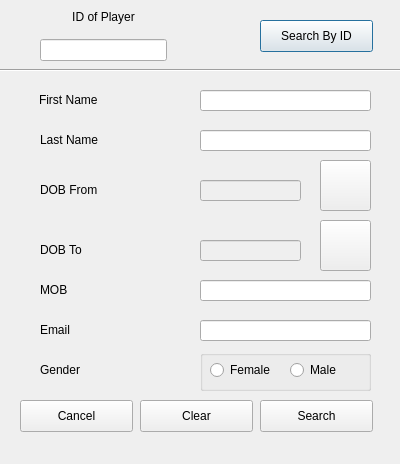
<?xml version="1.0" encoding="UTF-8"?>
<ui version="4.0">
 <class>Refine</class>
 <widget class="QDialog" name="Refine">
  <property name="geometry">
   <rect>
    <x>0</x>
    <y>0</y>
    <width>400</width>
    <height>464</height>
   </rect>
  </property>
  <property name="windowTitle">
   <string>Dialog</string>
  </property>
  <widget class="QLabel" name="label_3">
   <property name="geometry">
    <rect>
     <x>40</x>
     <y>180</y>
     <width>121</width>
     <height>20</height>
    </rect>
   </property>
   <property name="text">
    <string>DOB From</string>
   </property>
  </widget>
  <widget class="QLineEdit" name="lName">
   <property name="geometry">
    <rect>
     <x>200</x>
     <y>130</y>
     <width>171</width>
     <height>21</height>
    </rect>
   </property>
  </widget>
  <widget class="QLineEdit" name="email">
   <property name="geometry">
    <rect>
     <x>200</x>
     <y>320</y>
     <width>171</width>
     <height>21</height>
    </rect>
   </property>
  </widget>
  <widget class="QLabel" name="label_2">
   <property name="geometry">
    <rect>
     <x>40</x>
     <y>130</y>
     <width>121</width>
     <height>20</height>
    </rect>
   </property>
   <property name="text">
    <string>Last Name</string>
   </property>
  </widget>
  <widget class="QLabel" name="label_6">
   <property name="geometry">
    <rect>
     <x>40</x>
     <y>360</y>
     <width>121</width>
     <height>20</height>
    </rect>
   </property>
   <property name="text">
    <string>Gender</string>
   </property>
  </widget>
  <widget class="QPushButton" name="apply">
   <property name="geometry">
    <rect>
     <x>260</x>
     <y>400</y>
     <width>113</width>
     <height>32</height>
    </rect>
   </property>
   <property name="autoFillBackground">
    <bool>false</bool>
   </property>
   <property name="text">
    <string>Search</string>
   </property>
   <property name="autoDefault">
    <bool>false</bool>
   </property>
   <property name="default">
    <bool>true</bool>
   </property>
   <property name="flat">
    <bool>false</bool>
   </property>
  </widget>
  <widget class="QPushButton" name="cancel">
   <property name="geometry">
    <rect>
     <x>20</x>
     <y>400</y>
     <width>113</width>
     <height>32</height>
    </rect>
   </property>
   <property name="text">
    <string>Cancel</string>
   </property>
  </widget>
  <widget class="QLineEdit" name="fName">
   <property name="geometry">
    <rect>
     <x>200</x>
     <y>90</y>
     <width>171</width>
     <height>21</height>
    </rect>
   </property>
  </widget>
  <widget class="QLabel" name="label">
   <property name="geometry">
    <rect>
     <x>39</x>
     <y>90</y>
     <width>121</width>
     <height>20</height>
    </rect>
   </property>
   <property name="text">
    <string>First Name</string>
   </property>
  </widget>
  <widget class="QGroupBox" name="gender">
   <property name="geometry">
    <rect>
     <x>200</x>
     <y>350</y>
     <width>171</width>
     <height>41</height>
    </rect>
   </property>
   <property name="title">
    <string/>
   </property>
   <property name="alignment">
    <set>Qt::AlignCenter</set>
   </property>
   <widget class="QRadioButton" name="female">
    <property name="geometry">
     <rect>
      <x>10</x>
      <y>10</y>
      <width>71</width>
      <height>20</height>
     </rect>
    </property>
    <property name="text">
     <string>Female</string>
    </property>
   </widget>
   <widget class="QRadioButton" name="male">
    <property name="geometry">
     <rect>
      <x>90</x>
      <y>10</y>
      <width>71</width>
      <height>20</height>
     </rect>
    </property>
    <property name="text">
     <string>Male</string>
    </property>
   </widget>
  </widget>
  <widget class="QLineEdit" name="mob">
   <property name="geometry">
    <rect>
     <x>200</x>
     <y>280</y>
     <width>171</width>
     <height>21</height>
    </rect>
   </property>
  </widget>
  <widget class="QLabel" name="label_5">
   <property name="geometry">
    <rect>
     <x>40</x>
     <y>320</y>
     <width>121</width>
     <height>20</height>
    </rect>
   </property>
   <property name="text">
    <string>Email</string>
   </property>
  </widget>
  <widget class="QLabel" name="label_4">
   <property name="geometry">
    <rect>
     <x>40</x>
     <y>280</y>
     <width>121</width>
     <height>20</height>
    </rect>
   </property>
   <property name="text">
    <string>MOB</string>
   </property>
  </widget>
  <widget class="Line" name="line">
   <property name="geometry">
    <rect>
     <x>-3</x>
     <y>60</y>
     <width>411</width>
     <height>20</height>
    </rect>
   </property>
   <property name="orientation">
    <enum>Qt::Horizontal</enum>
   </property>
  </widget>
  <widget class="QPushButton" name="search">
   <property name="geometry">
    <rect>
     <x>260</x>
     <y>20</y>
     <width>113</width>
     <height>32</height>
    </rect>
   </property>
   <property name="autoFillBackground">
    <bool>false</bool>
   </property>
   <property name="text">
    <string>Search By ID</string>
   </property>
   <property name="autoDefault">
    <bool>false</bool>
   </property>
   <property name="default">
    <bool>true</bool>
   </property>
   <property name="flat">
    <bool>false</bool>
   </property>
  </widget>
  <widget class="QPushButton" name="clear">
   <property name="geometry">
    <rect>
     <x>140</x>
     <y>400</y>
     <width>113</width>
     <height>32</height>
    </rect>
   </property>
   <property name="autoFillBackground">
    <bool>true</bool>
   </property>
   <property name="text">
    <string>Clear</string>
   </property>
  </widget>
  <widget class="QLineEdit" name="dob">
   <property name="enabled">
    <bool>false</bool>
   </property>
   <property name="geometry">
    <rect>
     <x>200</x>
     <y>180</y>
     <width>101</width>
     <height>21</height>
    </rect>
   </property>
   <property name="acceptDrops">
    <bool>false</bool>
   </property>
  </widget>
  <widget class="QPushButton" name="cal">
   <property name="geometry">
    <rect>
     <x>320</x>
     <y>160</y>
     <width>51</width>
     <height>51</height>
    </rect>
   </property>
   <property name="styleSheet">
    <string notr="true">border-image: url(:/calendar-1559935_960_720.png);</string>
   </property>
   <property name="text">
    <string/>
   </property>
  </widget>
  <widget class="QWidget" name="layoutWidget">
   <property name="geometry">
    <rect>
     <x>40</x>
     <y>10</y>
     <width>127</width>
     <height>51</height>
    </rect>
   </property>
   <layout class="QVBoxLayout" name="verticalLayout">
    <item>
     <widget class="QLabel" name="label_7">
      <property name="text">
       <string>ID of Player</string>
      </property>
      <property name="alignment">
       <set>Qt::AlignHCenter|Qt::AlignTop</set>
      </property>
     </widget>
    </item>
    <item>
     <widget class="QLineEdit" name="id"/>
    </item>
   </layout>
  </widget>
  <widget class="QLabel" name="label_8">
   <property name="geometry">
    <rect>
     <x>40</x>
     <y>240</y>
     <width>121</width>
     <height>20</height>
    </rect>
   </property>
   <property name="text">
    <string>DOB To</string>
   </property>
  </widget>
  <widget class="QPushButton" name="cal_2">
   <property name="geometry">
    <rect>
     <x>320</x>
     <y>220</y>
     <width>51</width>
     <height>51</height>
    </rect>
   </property>
   <property name="styleSheet">
    <string notr="true">border-image: url(:/calendar-1559935_960_720.png);</string>
   </property>
   <property name="text">
    <string/>
   </property>
  </widget>
  <widget class="QLineEdit" name="dob_2">
   <property name="enabled">
    <bool>false</bool>
   </property>
   <property name="geometry">
    <rect>
     <x>200</x>
     <y>240</y>
     <width>101</width>
     <height>21</height>
    </rect>
   </property>
   <property name="acceptDrops">
    <bool>false</bool>
   </property>
  </widget>
 </widget>
 <tabstops>
  <tabstop>id</tabstop>
  <tabstop>search</tabstop>
  <tabstop>fName</tabstop>
  <tabstop>lName</tabstop>
  <tabstop>dob</tabstop>
  <tabstop>cal</tabstop>
  <tabstop>mob</tabstop>
  <tabstop>email</tabstop>
  <tabstop>female</tabstop>
  <tabstop>male</tabstop>
  <tabstop>cancel</tabstop>
  <tabstop>clear</tabstop>
  <tabstop>apply</tabstop>
 </tabstops>
 <resources/>
 <connections/>
</ui>
